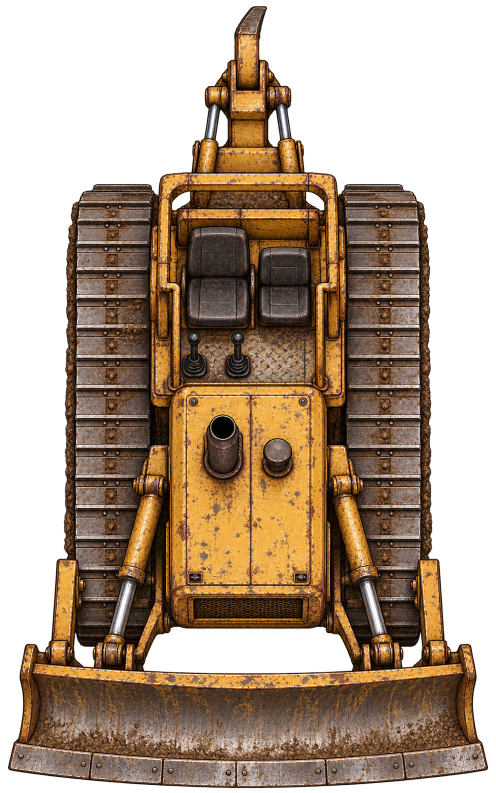
#> input picture dev/art/m4/buldozer/token-v1.png, 992 x 1586 px (shown at 1/2 size)
$ python frame.py
#> lines starting #> are read from the running program, lines starting #| are printed output that depends on the picture
"""Crop generated alpha and fit uniformly into the catalog frame; no painting."""
from pathlib import Path
from PIL import Image

HERE = Path(__file__).resolve().parent
SIZE = (750,1200)
MARGIN = 20

def frame():
    image = Image.open(HERE / "token-v1.png").convert("RGBA")
#> image is the input picture: PIL image 992x1586 RGBA; mean R, G, B, A 75, 54.8, 35.2, 150
    crop = image.getchannel("A").point(lambda v:255 if v > 8 else 0).getbbox()
#> crop = (15, 11, 977, 1577)
    cropped = image.crop(crop)
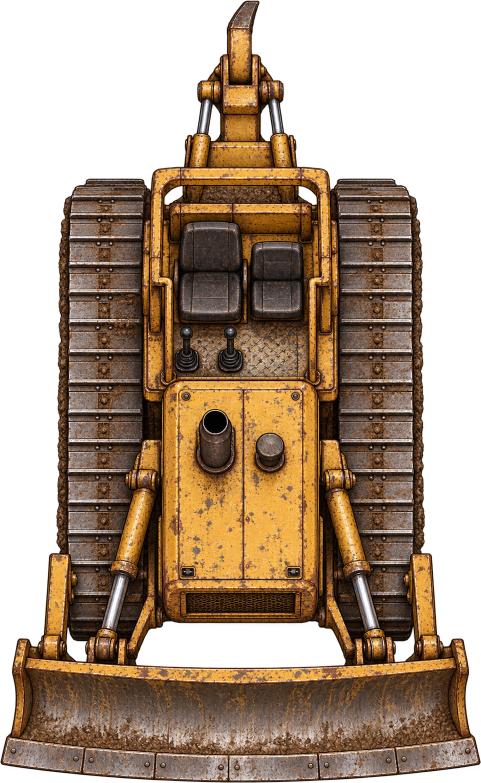
#> cropped: PIL image 962x1566 RGBA (shown at 1/2 size); mean R, G, B, A 78.2, 57.1, 36.7, 156.6; transparent parts drawn white
    cropped.thumbnail((SIZE[0]-MARGIN*2,SIZE[1]-MARGIN*2),Image.Resampling.LANCZOS)
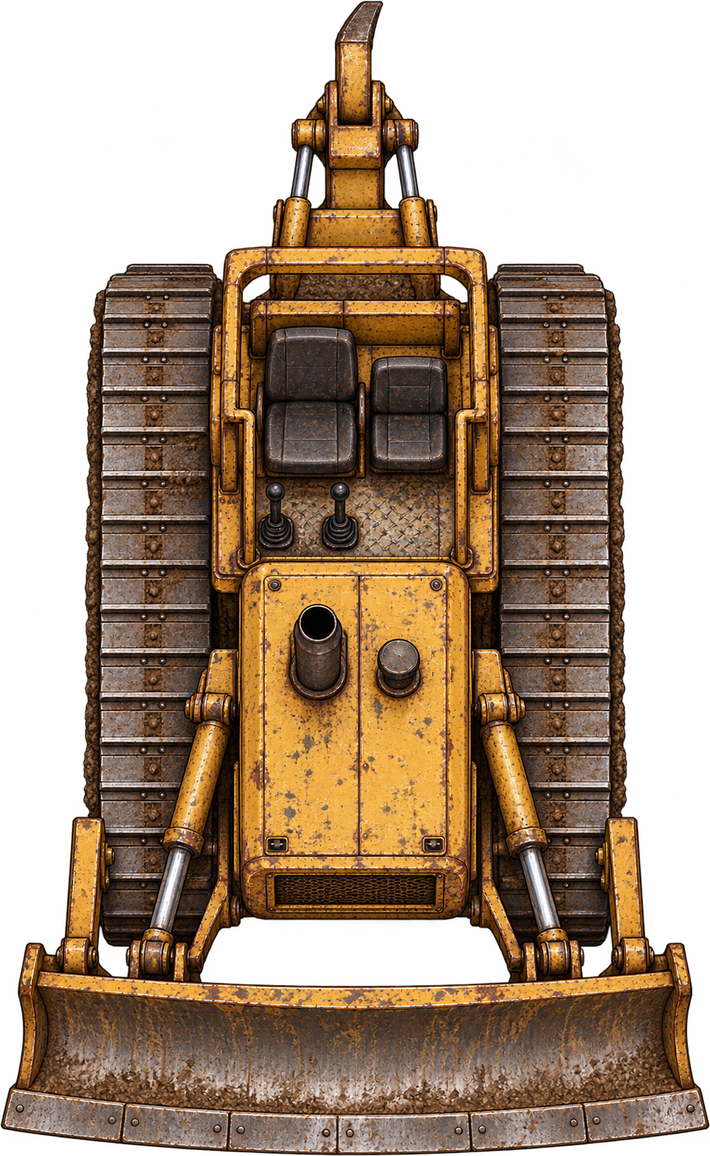
#> cropped: PIL image 710x1156 RGBA; mean R, G, B, A 77.7, 56.7, 36.4, 156.7; transparent parts drawn white
    result = Image.new("RGBA",SIZE)
#> result: PIL image 750x1200 RGBA; every value is 0
    at = ((SIZE[0]-cropped.width)//2,(SIZE[1]-cropped.height)//2)
#> at = (20, 22)
    result.paste(cropped,at)
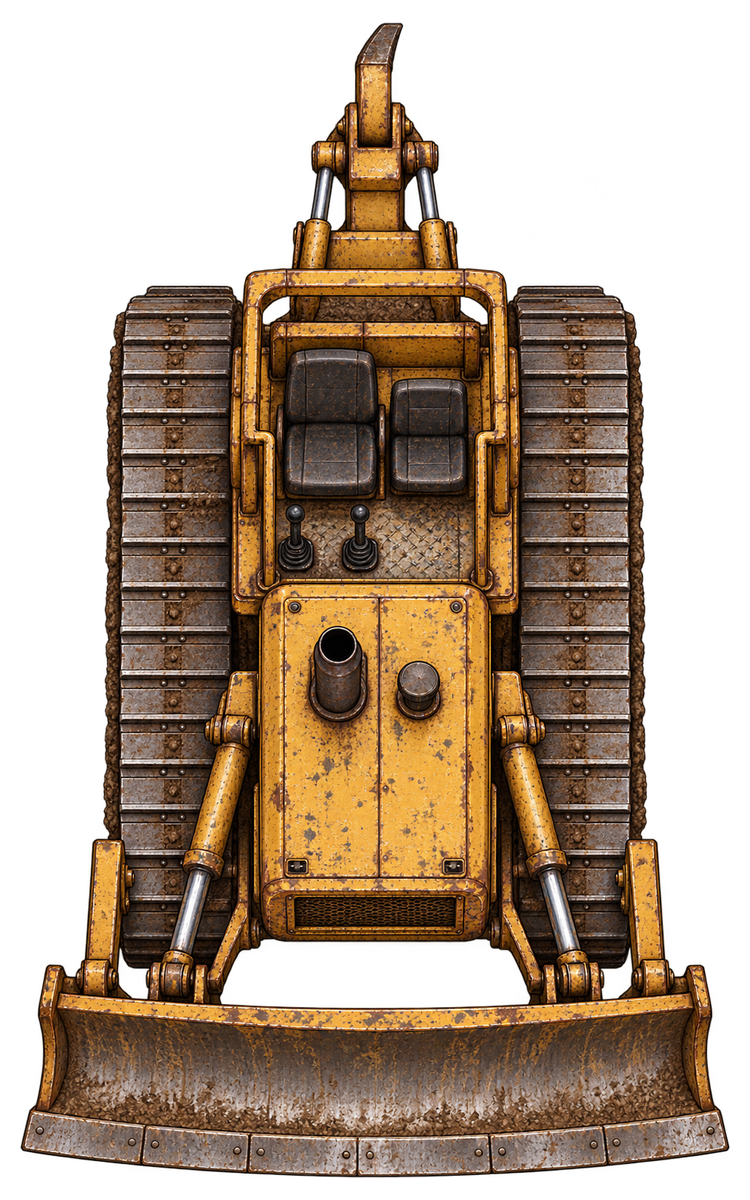
#> result: PIL image 750x1200 RGBA; mean R, G, B, A 70.8, 51.7, 33.2, 142.9; transparent parts drawn white
    print({"source":image.size,"crop":crop,"fitted":cropped.size,"at":at})
#| {'source': (992, 1586), 'crop': (15, 11, 977, 1577), 'fitted': (710, 1156), 'at': (20, 22)}
    return result

if __name__ == "__main__":
    framed = frame()
    framed.save(HERE / "token-native.png")
    framed.save(HERE.parent / "in/pojazdy/buldozer.png")

$ run again, with dev/art/m4/buldozer/layout.png copied over dev/art/m4/buldozer/token-v1.png
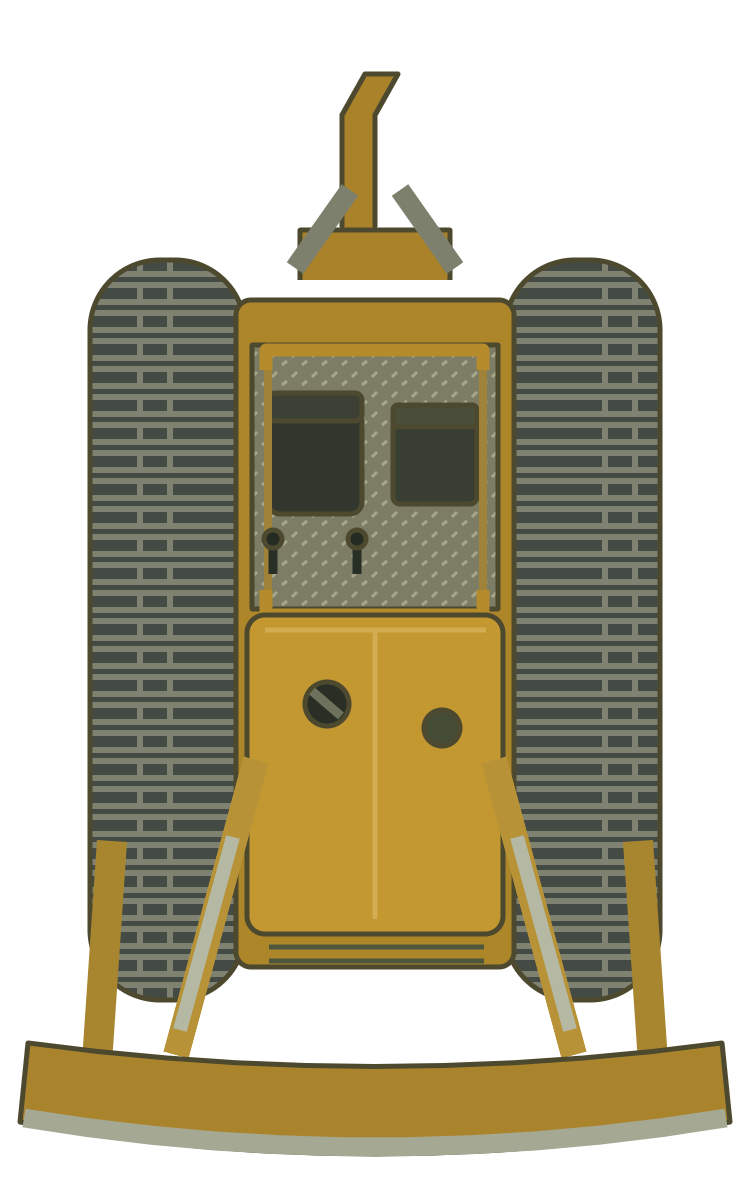
#> input picture dev/art/m4/buldozer/layout.png, 750 x 1200 px
#> in frame, image is the input picture: PIL image 750x1200 RGBA; mean R, G, B, A 71.1, 64, 39, 138.5
#> crop = (17, 71, 733, 1157)
#> in frame, `cropped = image.crop(crop)`:
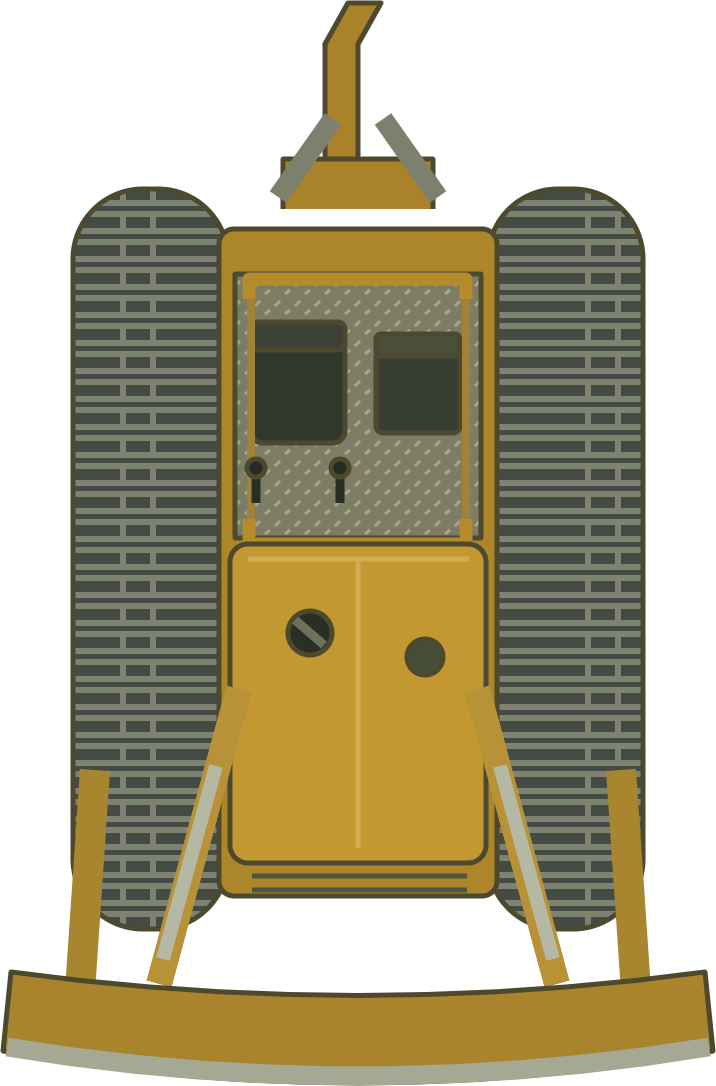
#> cropped: PIL image 716x1086 RGBA; mean R, G, B, A 82.3, 74, 45.1, 160.3; transparent parts drawn white
#> in frame, `result.paste(cropped,at)`:
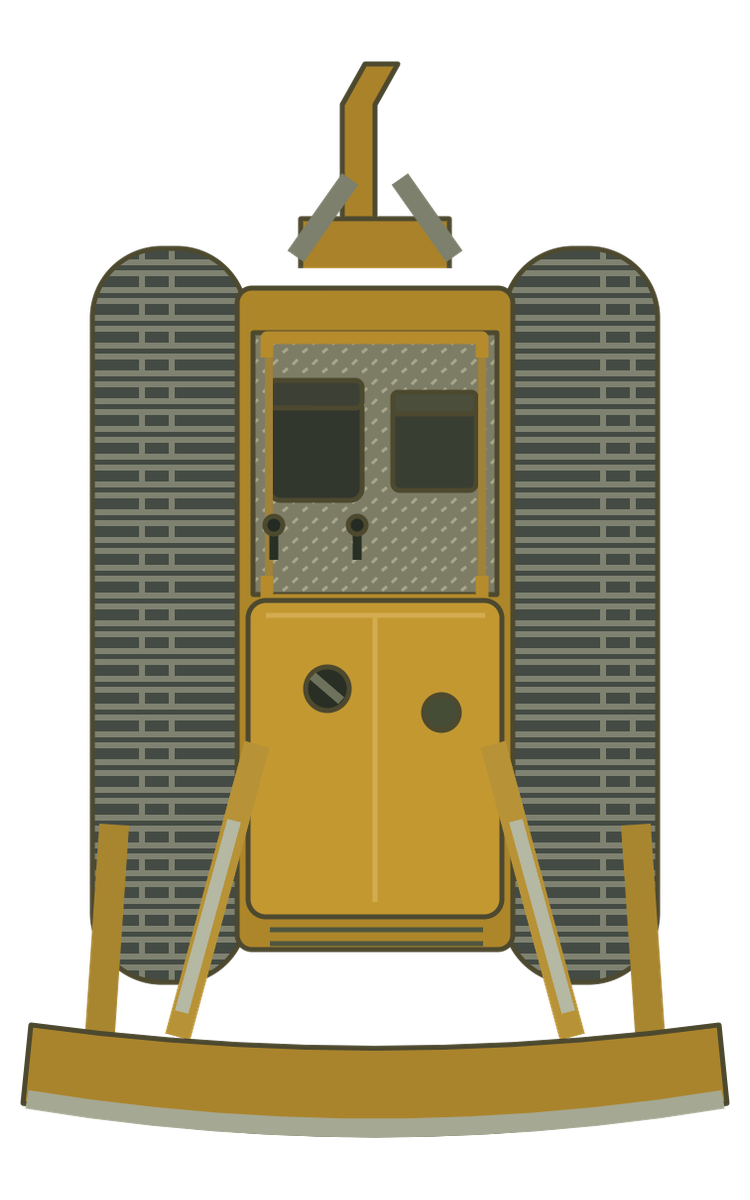
#> result: PIL image 750x1200 RGBA; mean R, G, B, A 70.6, 63.5, 38.7, 136.2; transparent parts drawn white
#| {'source': (750, 1200), 'crop': (17, 71, 733, 1157), 'fitted': (710, 1077), 'at': (20, 61)}

$ run again, with dev/art/m4/buldozer/portrait-v1.png copied over dev/art/m4/buldozer/token-v1.png
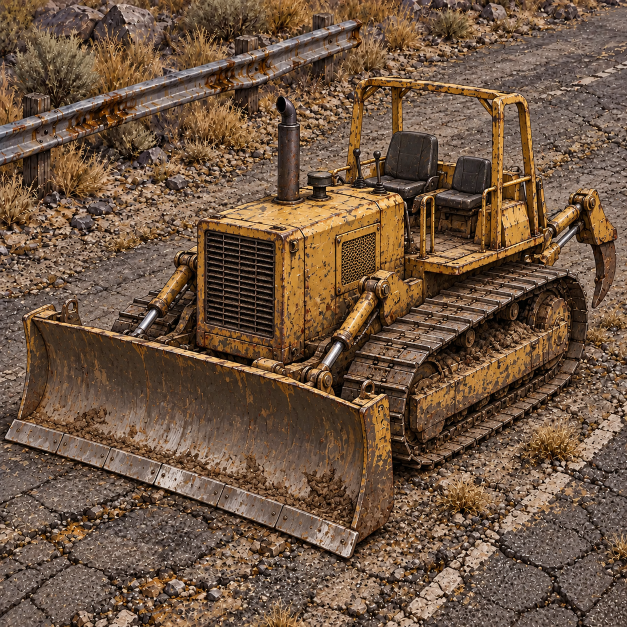
#> input picture dev/art/m4/buldozer/portrait-v1.png, 1254 x 1254 px (shown at 1/2 size)
#> crop = (0, 0, 1254, 1254)
#> in frame, `cropped.thumbnail((SIZE[0]-MARGIN*2,SIZE[1]-MARGIN*2),Image.Resampling..`:
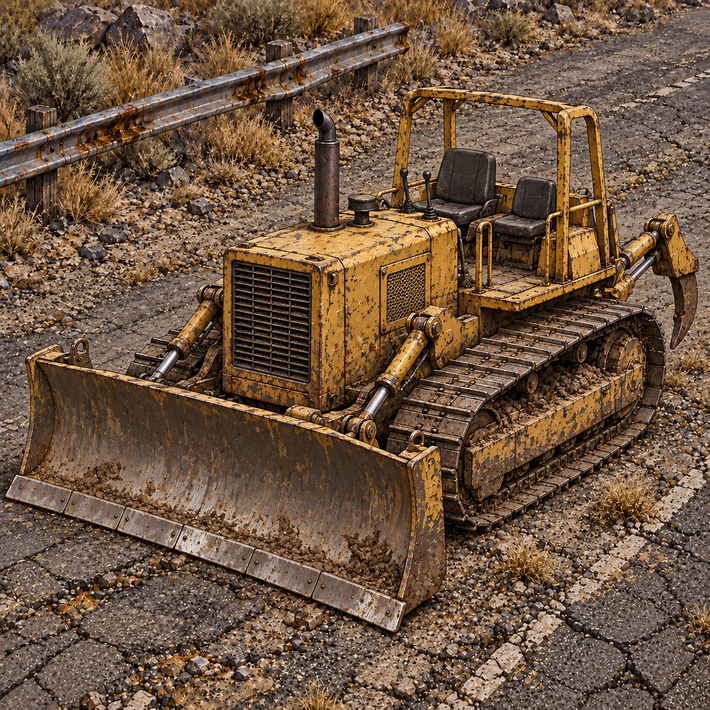
#> cropped: PIL image 710x710 RGBA; mean R, G, B, A 111, 86.2, 66, 255
#> in frame, `result.paste(cropped,at)`:
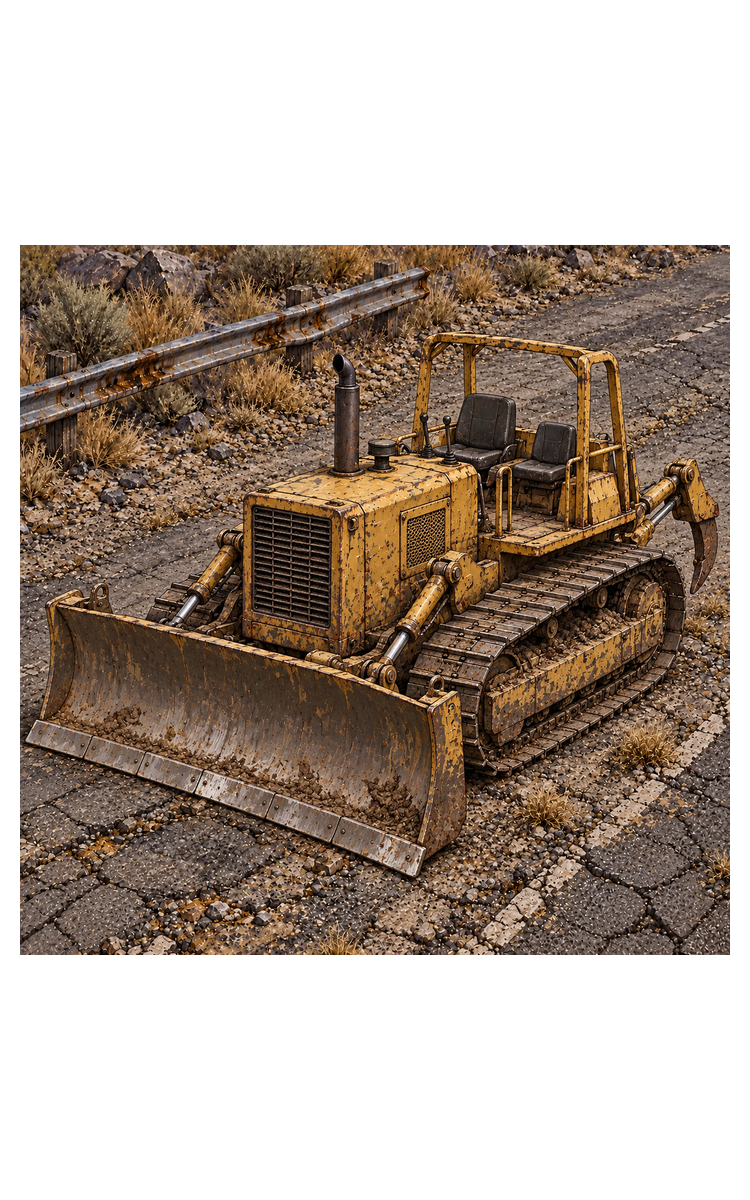
#> result: PIL image 750x1200 RGBA; mean R, G, B, A 62.2, 48.3, 37, 142.8; transparent parts drawn white
#| {'source': (1254, 1254), 'crop': (0, 0, 1254, 1254), 'fitted': (710, 710), 'at': (20, 245)}
